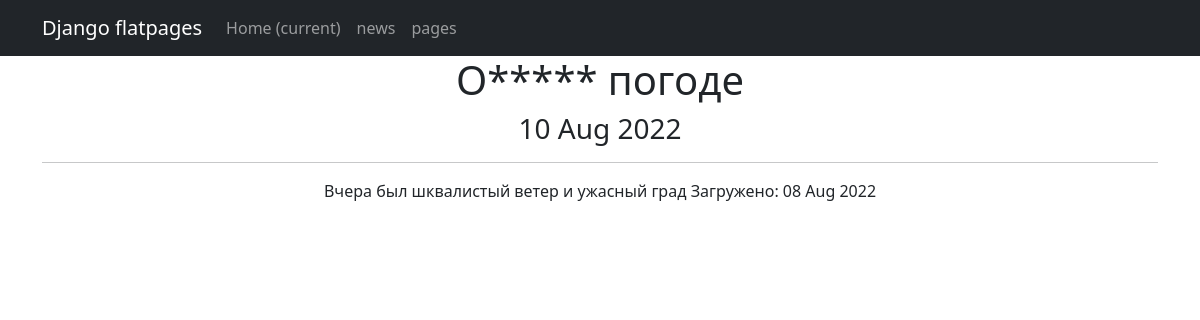
/news/6, run on the app's committed database.
### news_portal_app/models.py (models this page shows, shortened)
class Post(models.Model):
    time_in = models.DateTimeField(auto_now_add=True)
    NEWS = "NW"
    ARTICLE = "AR"
    CATEGORIES = (
        (NEWS, 'Новость'),
        (ARTICLE, 'Статья')
    )
    article_or_news = models.CharField(max_length=2, choices=CATEGORIES, default=NEWS)
    heading = models.CharField(max_length=255, unique=True)
    text_article = models.TextField()
    post_rating = models.IntegerField(default=0)
    author = models.ForeignKey(Author, on_delete=models.CASCADE)
    category = models.ManyToManyField(Category, through='PostCategory')

### news_portal_app/views.py (the view)
# urls.py: path('<int:pk>', PostDetail.as_view(), name='post_detail'),
class PostDetail(DetailView):
    model = Post
    template_name = 'post.html'
    context_object_name = 'post'

### news_portal_app/templatetags/custom_filters.py (called while the page is built)
@register.filter()
def censor(texts):
    if not isinstance(texts, str):
        raise ValueError('Этот тип переменной нельзя цензурировать')
    texts = texts.split()
    i = 0
    for word in texts:
        for badword in BAD_WORDS:
            if badword in word:
                expletive = badword + word.replace(word, '*****')
                texts[i] = expletive
        i += 1
    texts = ' '.join(texts)
    return f'{texts}'

### news_portal_app/templatetags/custom_tags.py (called while the page is built)
@register.simple_tag()
def current_time(format_string='%b %d %Y'):
   return datetime.utcnow().strftime(format_string)

### templates/post.html (shortened to what this page needs)
{% extends 'flatpages/default.html' %}
{% load custom_filters %}
{% load custom_tags %}
{% block content %}
<h1>{{ post.heading|censor }}</h1>
<h3>{% current_time '%d %b %Y' %}</h3>
<hr>
    {{ post.text_article|censor }}
    Загружено:
    {{ post.time_in|date:'d M Y' }}
{% endblock content %}

### data on the page
Post: heading|censor "О***** погоде", text_article|censor "Вчера был шквалистый ветер и ужасный град", time_in "08 Aug 2022"
